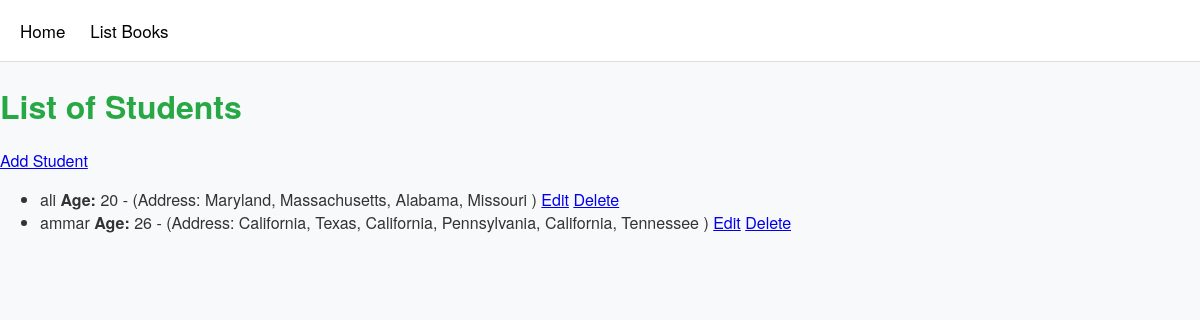
Page /books/students2/listStudents on the committed database.
### apps/bookmodule/models.py (models this page shows, shortened)
class Student2(models.Model):
    name = models.CharField(max_length = 50)
    age = models.IntegerField(default = 1, max_length=2)
    address = models.ManyToManyField(Address)

class Address(models.Model):
    city = models.CharField(max_length=50)

### apps/bookmodule/views.py (the view)
# urls.py: path('students2/listStudents', views.listStudents2, name='students2.listStudents'),
def listStudents2(request):
    students = Student2.objects.all()
    return render(request, 'bookmodule/students2/listStudents.html', {'students': students})

### apps/templates/bookmodule/students2/listStudents.html (shortened to what this page needs)
{% extends "layouts/base.html" %}
{% block content %}
<h1>List of Students </h1>
<a href="{% url 'students2.addStudent' %}">Add Student</a>
<ul>
    {% for s in students %}
      <li>
        {{ s.name }} <strong>Age:</strong> {{ s.age }} - (Address:
        {% for addr in s.address.all %}
          {{ addr.city }}{% if not forloop.last %}, {% endif %}
        {% endfor %}
        )
    <a href="{% url 'students2.editStudent' s.id %}">Edit</a>
    <a href="{% url 'students2.deleteStudent' s.id %}">Delete</a>
  </li>
{% endfor %}
</ul>
{% endblock content %}

### apps/static/style.css (style rules this page uses)
body { font-family: "Helvetica Neue", Helvetica, Arial, sans-serif; background: #f8f9fa; margin: 0; padding: 0; color: #333; }
h1 { color: #28a745; margin-bottom: 20px; font-size: 2em; font-weight: 700; }

### rows in the picture
Student2: name "ali", age "20"
Address: city "Maryland"
Address: city "Massachusetts"
Address: city "Alabama"
Address: city "Missouri"
Student2: name "ammar", age "26"
Address: city "California"
Address: city "Texas"
Address: city "California"
Address: city "Pennsylvania"
Address: city "California"
Address: city "Tennessee"
